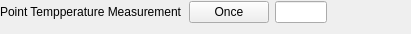
               <widget class="QWidget" name="widget_3" native="true">
                <property name="minimumSize">
                 <size>
                  <width>0</width>
                  <height>25</height>
                 </size>
                </property>
                <widget class="QWidget" name="layoutWidget">
                 <property name="geometry">
                  <rect>
                   <x>0</x>
                   <y>0</y>
                   <width>402</width>
                   <height>25</height>
                  </rect>
                 </property>
                 <layout class="QGridLayout" name="gridLayout_2">
                  <item row="0" column="1">
                   <widget class="QPushButton" name="pointOnceMeasureBtn">
                    <property name="text">
                     <string>Once</string>
                    </property>
                    <property name="checkable">
                     <bool>true</bool>
                    </property>
                   </widget>
                  </item>
                  <item row="0" column="0">
                   <widget class="QLabel" name="label">
                    <property name="text">
                     <string>Point Tempperature Measurement</string>
                    </property>
                   </widget>
                  </item>
                  <item row="0" column="2">
                   <widget class="QLineEdit" name="pointOnceEdit"/>
                  </item>
                  <item row="0" column="3">
                   <spacer name="horizontalSpacer_30">
                    <property name="orientation">
                     <enum>Qt::Horizontal</enum>
                    </property>
                    <property name="sizeHint" stdset="0">
                     <size>
                      <width>130</width>
                      <height>20</height>
                     </size>
                    </property>
                   </spacer>
                  </item>
                 </layout>
                </widget>
               </widget>
